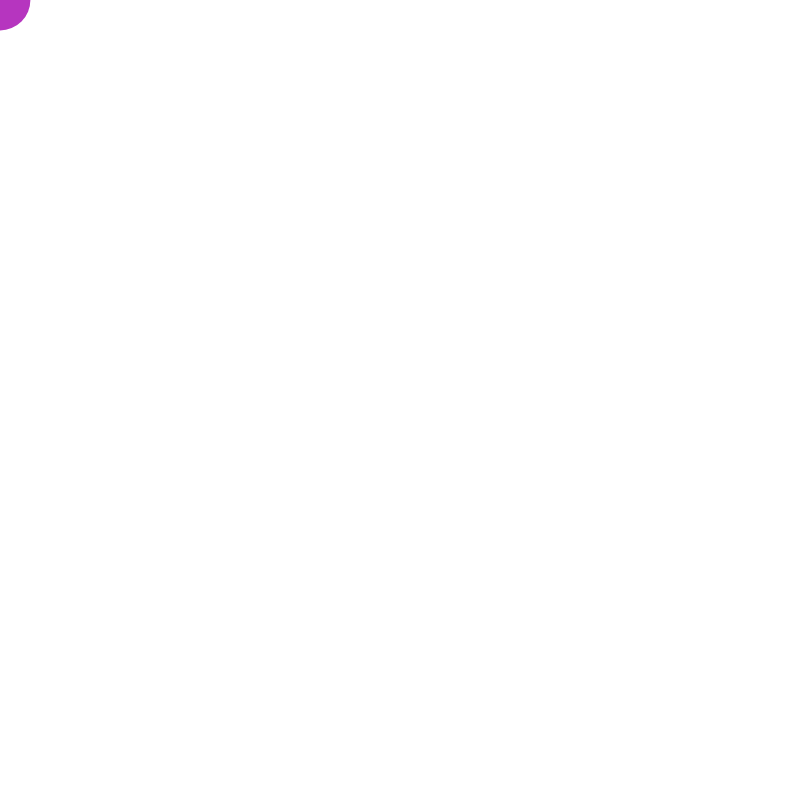
Frame 1 (no input)
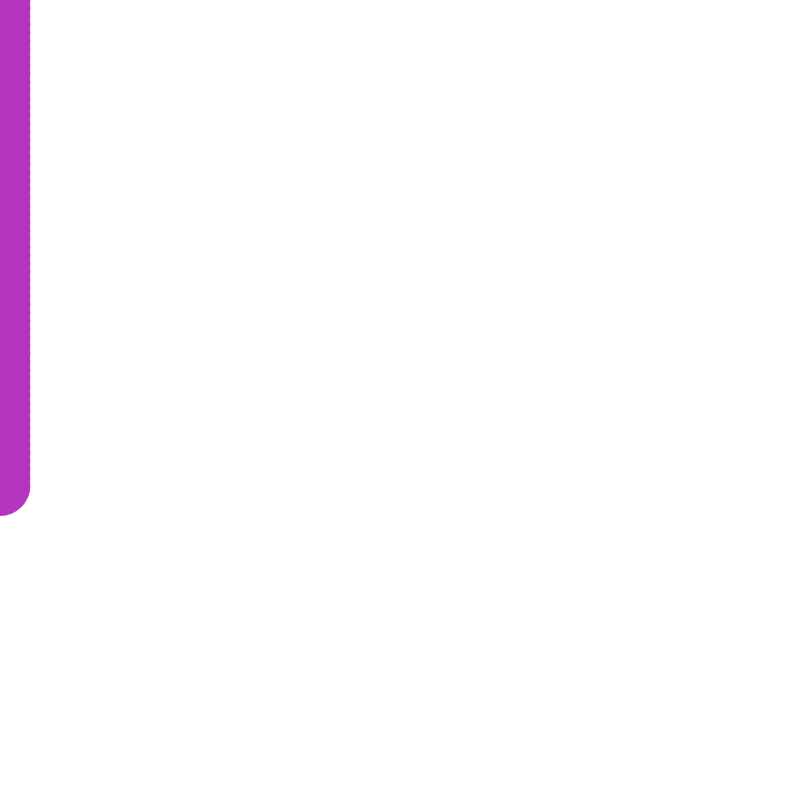
Frame 60 (no input)
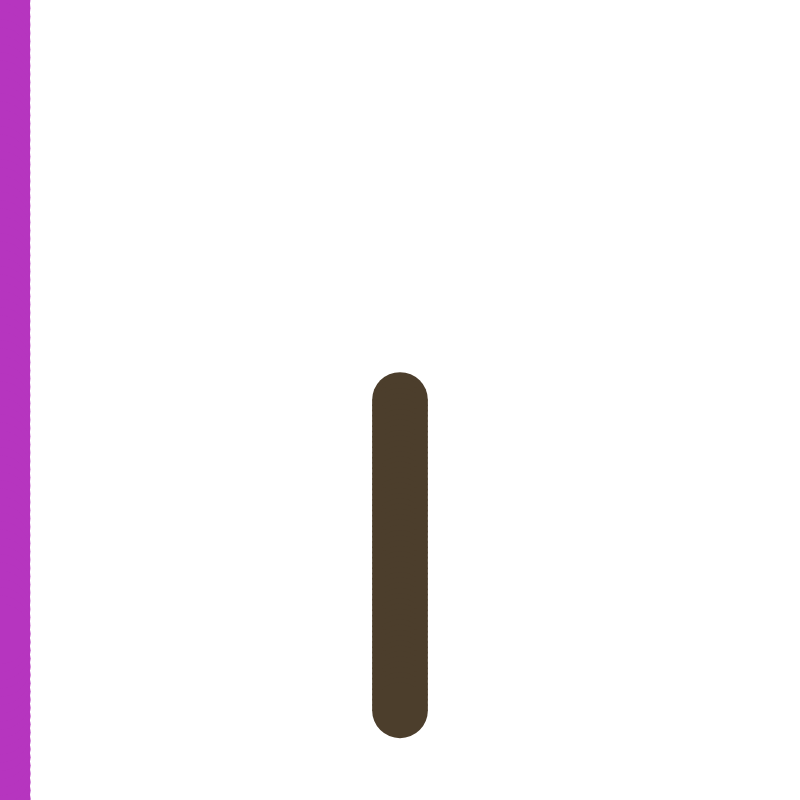
Frame 120 (the mouse pressed at the canvas centre since frame 60)

The p5.js sketch that drew these frames (run headless with seeded random() and noise() and a simulated clock; from frame 60 on, the mouse is pressed at the canvas centre):

// p5.js sketch
// ── sketch.js


let balls = []; // This is an empty array

function setup() {
	
	createCanvas(800,800);
	

noStroke();
// var b = new Bubbles(); 
// // This is me making a new instance or cookie
// // from my cookie cutter.

}

function draw() {
	
// background(200);


	for (let i = 0; i<balls.length; i++) {
		balls[i].display();
		balls[i].bounce();
	print(balls[i]);
	}


	}




function mouseMoved() {

var b = new Bubbles();

b.x = mouseX;
b.y = mouseY;
b.r = random (255);
b.g = random (255);
b.b = random (255);
b.size = random(40,100);
b.speed = random (1,10);

balls.push(b);
// This^ this "pushing/adding" these values to my array
// called balls

}





class Bubbles { // Cookie cutter

// x, y, size, r,g,b, speed

	constructor (x,y,size,r,g,b,speed) {
		this.x;
		this.y;
		this.size; 
		this.r;
		this.g;
		this.b;
		this.speed;
	}

	display () {
		fill(this.r, this.g, this.b);
		ellipse(this.x, this.y, this.size, this.size);
		this.y = this.y + this.speed;
		// This will make it go down. 
	}

	bounce() {
		if (this.y >= height || this.y <=0) {
			// if statement is when something happens
			// when a condition is met
// ^
			this.speed = this.speed * (-1);
		}

	}








}
// ── sketch2.js

let squares = [];


function setup () {

createCanvas(800,800);
rectMode(CENTER);
//noFill();
background(175);
colorMode(HSB);

// hue, saturation, brightness

// r, g, b
// 0-255
}


function draw() {
for (let i = 0; i<squares.length; i++) {
	fill(i,255,255, 5);

	// ^^ hue, saturation, brightness
	squares[i].show();
	squares[i].rotation();
}
}

function mouseMoved() {
var s = new movingSquares(); 
// This is creating an instance^^ 
s.x = mouseX;
s.y = mouseY;
s.r = random(255);
s.g = random(255);
s.b = random(255);
s.size = random(50,200);
s.angle = 0;
s.speed = random(1,5);

squares.push(s);
// This^^ is adding all those values to my new array
// called squares

}


class movingSquares {

constructor(x,y,size,r,g,b,rSpeed,angle) {

this.x;
this.y;
this.size;
this.color = (r, g, b);
this.rSpeed;
this.angle;

}

show () {
	push();
	translate(this.x, this.y)
	rotate(radians(this.angle));
	//fill(this.color(this.r, this.g, this.b));
	rect(0, 0, this.size, this.size);
	pop();
}

rotation() {

	this.angle = this.angle + this.speed;
}
}










// ── sketch3.js
function setup() {
  createCanvas(400, 400);
}

function draw() {
  background(0, 0, 50);
  
  // Character body
  fill(100, 100, 255);
  ellipse(width / 2, height / 2, 150, 180);

  // Closed eyes
  fill(0);
  rect(width / 2 - 35, height / 2 - 20, 20, 5);
  rect(width / 2 + 15, height / 2 - 20, 20, 5);

  // Zzz animation
  fill(255);
  textSize(30);
  text("Z", width / 2 + frameCount % 100, height / 2 - 80 - frameCount % 50);
}
